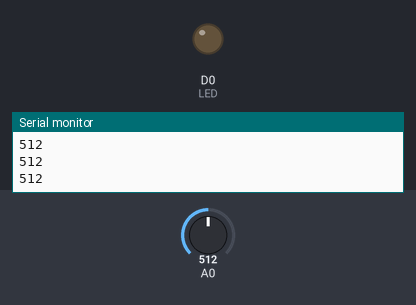
A sketch run on a simulated ESP8266 (NodeMCU). Shown: output pins drawn as LEDs (lit = HIGH), the last lines printed to the serial monitor. The inputs (shaded band) are chosen by the test bench; at power-on: A0 = 512.

Above: at 1.2 s.
1.3 s: A0 set to 488
At 2.3 s:
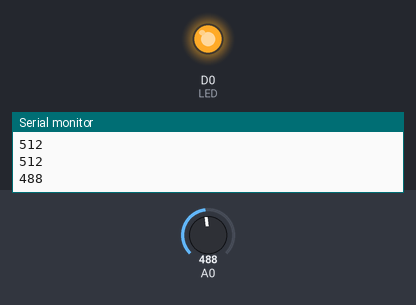
2.8 s: A0 set to 510
At 3.8 s:
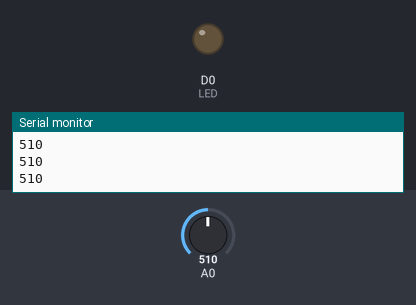
4.8 s: A0 set to 490
At 6.2 s:
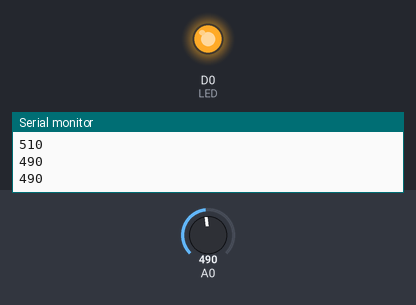
Timing chart, 0 to 7.8 s (numbered marks = the images above; inputs shaded):
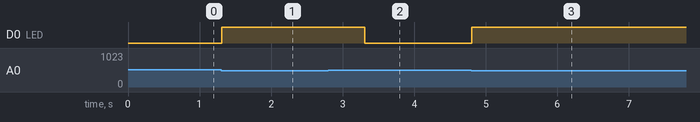

The sketch:

Adjust_One_LED_using_Potentiometer.ino
```cpp
#define LED D0


void setup() {
  pinMode(LED,OUTPUT);
  pinMode(A0,INPUT);
  Serial.begin(9600);
}

void loop() {
 int x=(analogRead(A0));
 Serial.println(x);
 if (x>0 && x<500)
 {
  digitalWrite(LED,HIGH);
  delay(1000);
  }
  else{
    digitalWrite(LED,LOW);
    }
}
```

Measured:
- the behaviour switches between 500 and 499 on A0 (found by bisection; images 0 and 1)
- after the input at 1.3 s, D0 (LED): LOW → HIGH at once
- after the input at 2.8 s, D0 (LED): HIGH → LOW after 0.51 s
- after the input at 4.8 s, D0 (LED): LOW → HIGH at once
